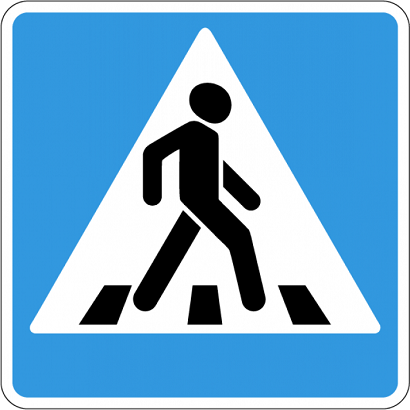
//> input picture Pedestrian.png, 410 x 410 px, given in place of NoDrive.jpg, which was not available
$ ./detect_sign   (built with g++ and OpenCV 4)
//> lines starting //> are read from the running program, lines starting //| are printed output that depends on the picture; after the words box and inside, x2 and y2 are one past the last pixel; in counts of white or black regions, pixels touching at a corner belong together; pictures that were not available may be replaced by others from this repository, and a replacement may not be noted
// Bag in detect_light successfully fixed
// Hotfix after version 1.0
#include <opencv2/opencv.hpp>
#include <iostream>
#include <vector>
#include <ctime>
#include <algorithm>
#include <string>
using namespace std;
using namespace cv;

class detect_object
{
      private:
	     time_t now;
   	     time_t timeNoDrive;
   	     time_t timeGiveWay;
   	     time_t timePedestrian;
   	     time_t timeTurnRight;
   	     time_t timeTurnLeft;
   	     time_t timeAttention;

   	     bool flagNoDrive = true;
   	     bool flagGiveWay = true;
   	     bool flagPedestrian = true;
 	     bool flagTurnRight = true;
	     bool flagTurnLeft = true;
	     bool flagAttention = true;

         bool flag = false;

      	 int countNoDrive = 0;
	     int countGiveWay = 0;
	     int countPedestrian = 0;
	     int countTurnRight = 0;
  	     int countTurnLeft = 0;
  	     int countAttention = 0;

  	     int redSum = 0;
   	     int greenSum = 0;
	     int yellowSum = 0;

	     CascadeClassifier detect_light;

         Mat NoDrive = imread( "NoDrive.jpg" );
	     Mat GiveWay = imread( "GiveWay.png" );
         Mat Pedestrian = imread( "Pedestrian.png" );
     	 Mat TurnRight = imread( "TurnRight.png" );
 	     Mat TurnLeft = imread( "TurnLeft.jpg" );
	     Mat Attention = imread( "Attention.png" );

         Mat frameCopy;
  	     Mat frameHSV;
         Mat img;
         Mat frameLights;
         Mat imgLights;
      	 vector<vector<Point>> contours;
      public:

  detect_object(void)
  {
        system("mplayer Hello.mp2");
  }

 ~detect_object(void)
  {
	destroyAllWindows();
  }

  static bool compareContourAreas ( vector<Point> contour1, vector<Point> contour2 )
  {
      double i = fabs( contourArea(Mat(contour1)) );
      double j = fabs( contourArea(Mat(contour2)) );

      return ( i > j );
  }

  void init()
  {
      resize(NoDrive, NoDrive, Size (64, 64));
      resize(GiveWay, GiveWay, Size (64, 64));
      resize(Pedestrian, Pedestrian, Size (64, 64));
      resize(TurnRight, TurnRight, Size (64, 64));
      resize(TurnLeft, TurnLeft, Size (64, 64));
      resize(Attention, Attention, Size (64, 64));

      cvtColor(NoDrive, NoDrive, COLOR_BGR2HSV);
      inRange(NoDrive, Scalar(0, 80, 180), Scalar(255, 255, 255), NoDrive);

      cvtColor(GiveWay, GiveWay, COLOR_BGR2HSV);
      inRange(GiveWay, Scalar(0, 80, 180), Scalar(255, 255, 255), GiveWay);

      cvtColor(Pedestrian, Pedestrian, COLOR_BGR2HSV);
      inRange(Pedestrian, Scalar(100, 180, 180), Scalar(255, 255, 255), Pedestrian);

      cvtColor(TurnRight, TurnRight, COLOR_BGR2HSV);
      inRange(TurnRight, Scalar(50, 0, 0), Scalar(255, 255, 255), TurnRight);

      cvtColor(TurnLeft, TurnLeft, COLOR_BGR2HSV);
      inRange(TurnLeft, Scalar(0, 140, 0), Scalar(255, 255, 255), TurnLeft);

      cvtColor(Attention, Attention, COLOR_BGR2HSV);
      inRange(Attention, Scalar(0, 80, 180), Scalar(255, 255, 255), Attention);
  }

  Mat detect_sign_and_draw( Mat frame, Scalar lower, Scalar upper )
  {
       contours.clear();
       frame.copyTo(frameCopy);

       cvtColor(frame, frameHSV, COLOR_BGR2HSV);
       blur(frameHSV, frameHSV, Size (3,3));
       inRange(frameHSV, lower, upper, frameHSV);

       erode(frameHSV, frameHSV, 2);
       dilate(frameHSV, frameHSV, 4);

       findContours(frameHSV, contours, RETR_TREE, CHAIN_APPROX_NONE);

       if (!contours.empty())
       {
           countNoDrive = 0;
           countGiveWay = 0;
           countPedestrian = 0;
           countTurnRight = 0;
           countTurnLeft = 0;
           countAttention = 0;

		   now = time(NULL);

           sort(contours.begin(), contours.end(), compareContourAreas);
           drawContours(frame, contours, 0, Scalar (255, 0, 255), 3);
           Rect rect = boundingRect(contours[0]);
		   rectangle(frame, rect, Scalar(0, 255, 0), 2);
	       img = frameCopy(rect);

           if (rect.size().height >= 64 && rect.size().width >= 64)
		   {
				resize(img, img, Size (64, 64));
				cvtColor(img, img, COLOR_BGR2HSV);
				inRange(img, lower, upper, img);

				for (int i = 0; i < img.size().height; i++)
				{
            	     Vec3b* ptrImg = img.ptr<Vec3b>(i);
					 Vec3b* ptrNoDrive = NoDrive.ptr<Vec3b>(i);
					 Vec3b* ptrGiveWay = GiveWay.ptr<Vec3b>(i);
					 Vec3b* ptrPedestrian = Pedestrian.ptr<Vec3b>(i);
					 Vec3b* ptrTurnRight = TurnRight.ptr<Vec3b>(i);
					 Vec3b* ptrTurnLeft = TurnLeft.ptr<Vec3b>(i);
					 Vec3b* ptrAttention = Attention.ptr<Vec3b>(i);

					 for (int j = 0; j < img.size().width; j++)
					 {
                          if (ptrImg[j] == ptrNoDrive[j]) countNoDrive += 1;
						  if (ptrImg[j] == ptrGiveWay[j]) countGiveWay += 1;
						  if (ptrImg[j] == ptrPedestrian[j]) countPedestrian += 1;
						  if (ptrImg[j] == ptrTurnRight[j]) countTurnRight += 1;
						  if (ptrImg[j] == ptrTurnLeft[j]) countTurnLeft += 1;
						  if (ptrImg[j] == ptrAttention[j]) countAttention += 1;
					 }
				}

             /*
	   	cout << "NoDrive:  " << countNoDrive << "       "
		     << "GiveWay:  " << countGiveWay << "       "
		     << "Pedestrian:  " << countPedestrian << "       "
		     << "TurnRight:  " << countTurnRight << "       "
		     << "TurnLeft:  " << countTurnLeft << "       "
	       	     << "Attention:  " << countAttention << "      " << endl;
               */

				if (countNoDrive > 3000 && flagNoDrive)
				{
					cout << "Detect NoDrive!" << endl;
					system("mplayer NoDrive.mp2");
					timeNoDrive = time(NULL);
					flagNoDrive = false;
				}

				if (countGiveWay > 3300 && flagGiveWay)
				{
					cout << "Detect GiveWay!" << endl;
					system("mplayer GiveWay.mp2");
					timeGiveWay = time(NULL);
					flagGiveWay = false;
				}

				if (countPedestrian > 3000 && flagPedestrian)
				{
					cout << "Detect Pedestrian!" << endl;
					system("mplayer Pedestrian.mp2");
					timePedestrian = time(NULL);
					flagPedestrian = false;
				}

				if (countTurnRight > 3000 && flagTurnRight)
				{
					cout << "Detect TurnRight!" << endl;
					system("mplayer TurnRight.mp2");
					timeTurnRight = time(NULL);
					flagTurnRight = false;
				}

				if (countTurnLeft > 3000 && flagTurnLeft)
				{
					cout << "Detect TurnLeft!" << endl;
					system("mplayer TurnLeft.mp2");
					timeTurnLeft = time(NULL);
					flagTurnLeft = false;
				}

				if (countAttention > 3100 && flagAttention)
				{
					cout << "Detect Attention!" << endl;
					system("mplayer Attention.mp2");
					timeAttention = time(NULL);
					flagAttention = false;
				}

				if (now - timeNoDrive > 9) flagNoDrive = true;
				if (now - timeGiveWay > 9) flagGiveWay = true;
				if (now - timePedestrian > 9) flagPedestrian = true;
				if (now - timeTurnRight > 9) flagTurnRight = true;
				if (now - timeTurnLeft > 9) flagTurnLeft = true;
				if (now - timeAttention > 9) flagAttention = true;
			}
       }

      return frame;
  }

  Mat detect_light_and_draw( Mat frame, Scalar lower, Scalar upper )
  {
     contours.clear();

     frame.copyTo(frameCopy);

     cvtColor(frame, frameHSV, COLOR_BGR2HSV);
     blur(frameHSV, frameHSV, Size (3,3));
     inRange(frameHSV, lower, upper, frameHSV);

     erode(frameHSV, frameHSV, 2);
     dilate(frameHSV, frameHSV, 4);

     findContours(frameHSV, contours, RETR_TREE, CHAIN_APPROX_NONE);

     if (!contours.empty())
     {
         sort(contours.begin(), contours.end(), compareContourAreas);
         drawContours(frame, contours, 0, Scalar (255, 100, 100), 3);
         Rect rect = boundingRect(contours[0]);
		 rectangle(frame, rect, Scalar(0, 255, 0), 2);
		 img = frameCopy(rect);

         if (rect.size().height > 200 && rect.size().width > 70 && rect.size().height - rect.size().width > 130)
         {
             redSum = 0;
             greenSum = 0;
             yellowSum = 0;

             cvtColor(img, img, COLOR_BGR2HSV);
             resize(img, img, Size(40, 120));

             rectangle(img, Size (0,0), Size (40,40), Scalar (0, 0, 255), 2);
             rectangle(img, Size (0,40), Size (40,80), Scalar (0, 255, 255), 2);
             rectangle(img, Size (0,80), Size (40,120), Scalar (0, 255, 0), 2);

             for (int k = 0; k < img.size().height; k++ )
             {
                   for (int j = 0; j < img.size().width; j++)
                   {
                         if (k < 40) redSum += img.at<Vec3b>(k,j)[2];
                         if (k > 40 && k < 80) yellowSum += img.at<Vec3b>(k,j)[2];
                         if (k > 80) greenSum += img.at<Vec3b>(k,j)[2];
                   }
             }

	         cout << "redSum:  " << redSum << "      "
                 << "yellowSum:  " << yellowSum << "      "
                 << "greenSum:  " << greenSum << endl;

         }
     }

     imshow("Light", img);

     return frame;
  }

};

int main()
{
    startWindowThread();

    Mat frame;

    VideoCapture cap;
    cap.open(0);

    detect_object puma = detect_object();
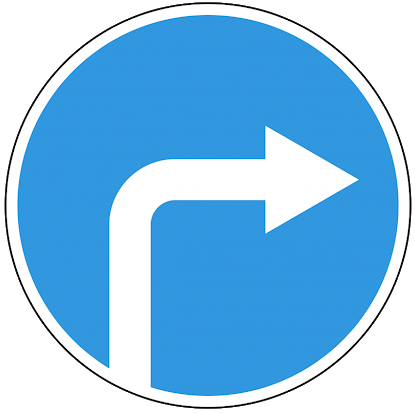
//> input picture TurnRight.png, 415 x 413 px
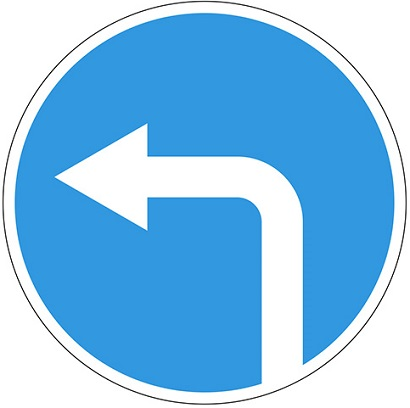
//> input picture TurnLeft.jpg, 410 x 408 px
    puma.init();

    while (cap.read(frame))
    {
//> frame is the input picture: 410 rows x 410 cols, CV_8UC3; mean B, G, R 210.1, 171.1, 114.9
           cap >> frame;

	       frame = puma.detect_sign_and_draw(frame, Scalar(100, 85, 130), Scalar(255, 255, 255));
//> in detect_sign_and_draw, `cvtColor(frame, frameHSV, COLOR_BGR2HSV);`: frameHSV: 410 rows x 410 cols, CV_8UC3; mean H, S, V 57, 109.2, 210.1
//> in detect_sign_and_draw, `blur(frameHSV, frameHSV, Size (3,3));`: frameHSV: 410 rows x 410 cols, CV_8UC3; mean H, S, V 57, 109.2, 210
//> in detect_sign_and_draw, `inRange(frameHSV, lower, upper, frameHSV);`:
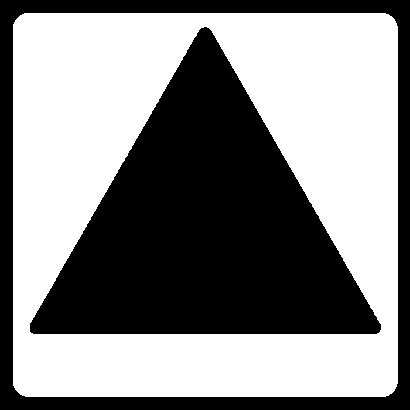
//> frameHSV: 410 rows x 410 cols, CV_8UC1; 54.1% white; 2 black regions
//> in detect_sign_and_draw, `findContours(frameHSV, contours, RETR_TREE, CHAIN_APPROX_NONE);`: contours = 2 contours; box (x1, y1, x2, y2) and area: (13, 13, 398, 397) 146873, (29, 26, 382, 335) 57095
//> in compareContourAreas, `double i = fabs( contourArea(Mat(contour1)) );`: i = 57095
//> in compareContourAreas, `double j = fabs( contourArea(Mat(contour2)) );`: j = 146873
//> in detect_sign_and_draw, `Rect rect = boundingRect(contours[0]);`: rect = Rect(13, 13, 385, 384)
//> in detect_sign_and_draw, `resize(img, img, Size (64, 64));`:
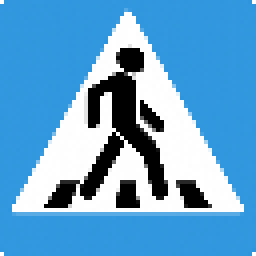
//> img: 64 rows x 64 cols, CV_8UC3 (shown 4 times larger); mean B, G, R 206.3, 162, 98.3
//> in detect_sign_and_draw, `cvtColor(img, img, COLOR_BGR2HSV);`: img: 64 rows x 64 cols, CV_8UC3; mean H, S, V 64.7, 124, 206.3
//> in detect_sign_and_draw, `inRange(img, lower, upper, img);`:
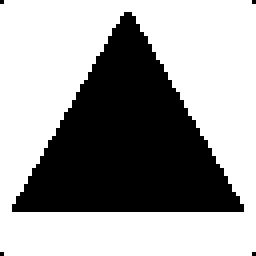
//> img: 64 rows x 64 cols, CV_8UC1 (shown 4 times larger); 62.7% white; 5 black regions (4 under 20 px), largest, box (x1, y1, x2, y2) and area: (3, 3, 61, 53) 1524
//> the loop in detect_sign_and_draw, `for (int i = 0; i < img.size().height; i++)` made 64 passes
//> (countNoDrive, countGiveWay, countPedestrian, countTurnRight, countTurnLeft, countAttention) on passes 1 to 12: (19, 19, 19, 3, 3, 19), (55, 55, 55, 9, 9, 55), (109, 109, 109, 20, 21, 109), (162, 162, 162, 37, 38, 162), (214, 214, 214, 54, 56, 214), (266, 266, 267, 77, 79, 266), (317, 317, 319, 99, 100, 317), (368, 368, 372, 124, 124, 368), (420, 420, 424, 149, 149, 420), (472, 472, 476, 174, 177, 472), (524, 524, 528, 203, 205, 524), (576, 576, 580, 232, 234, 576)
//> after the loop in detect_sign_and_draw, `for (int i = 0; i < img.size().height; i++)`: countNoDrive = 3182; countPedestrian = 3209; countTurnRight = 1373; countTurnLeft = 1392; countAttention = 3182
           frame = puma.detect_light_and_draw(frame, Scalar(15, 80, 100), Scalar(38, 210, 255));
//> in detect_light_and_draw, `contours.clear();`: contours = 0 contours
//> in detect_light_and_draw, `cvtColor(frame, frameHSV, COLOR_BGR2HSV);`: frameHSV: 410 rows x 410 cols, CV_8UC3; mean H, S, V 57.7, 114.8, 211.1
//> in detect_light_and_draw, `blur(frameHSV, frameHSV, Size (3,3));`: frameHSV: 410 rows x 410 cols, CV_8UC3; mean H, S, V 57.7, 114.8, 211
//> in detect_light_and_draw, `inRange(frameHSV, lower, upper, frameHSV);`:
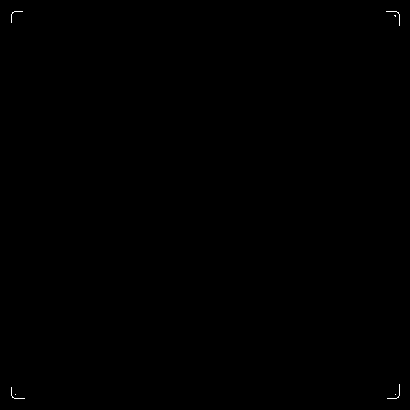
//> frameHSV: 410 rows x 410 cols, CV_8UC1; 0.06% white in thin lines or dots, all inside (x1, y1, x2, y2) = (11, 11, 400, 399)
//> in detect_light_and_draw, `findContours(frameHSV, contours, RETR_TREE, CHAIN_APPROX_NONE);`: contours = 7 contours, all with area under 20
//> in detect_light_and_draw, `Rect rect = boundingRect(contours[0]);`: rect = Rect(11, 387, 14, 12)
//> in detect_light_and_draw, `rectangle(frame, rect, Scalar(0, 255, 0), 2);`:
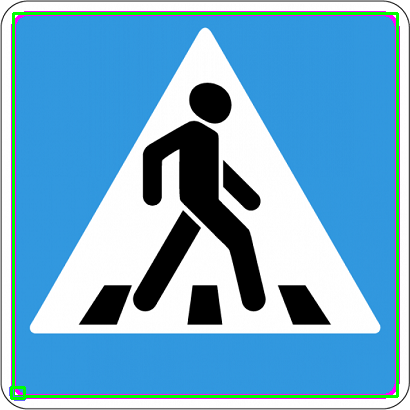
//> frame: 410 rows x 410 cols, CV_8UC3; mean B, G, R 204, 169.6, 114.1

	       imshow("Frame", frame);
           if (waitKey(1) == 27) break;
//> the Esc key is pressed

    }

 return 0;

}
